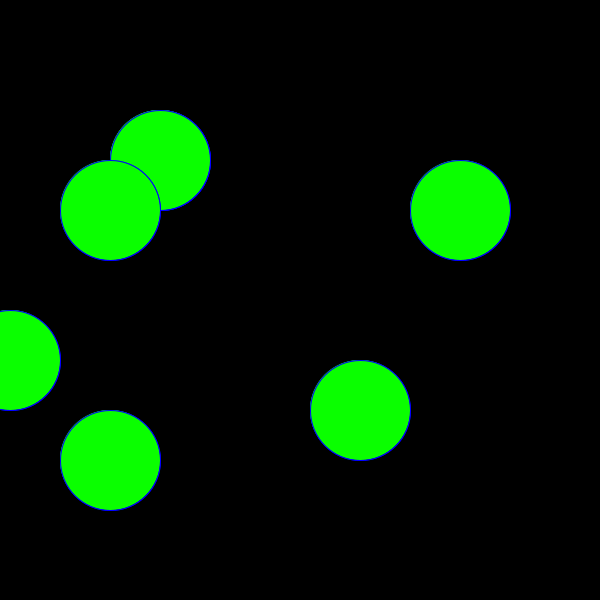
Frame 1 (no input)
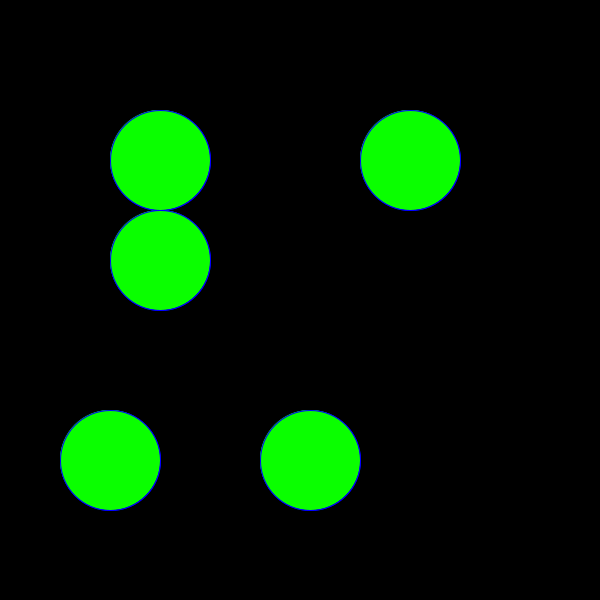
Frame 60 (the mouse pressed at the canvas centre just before this capture)
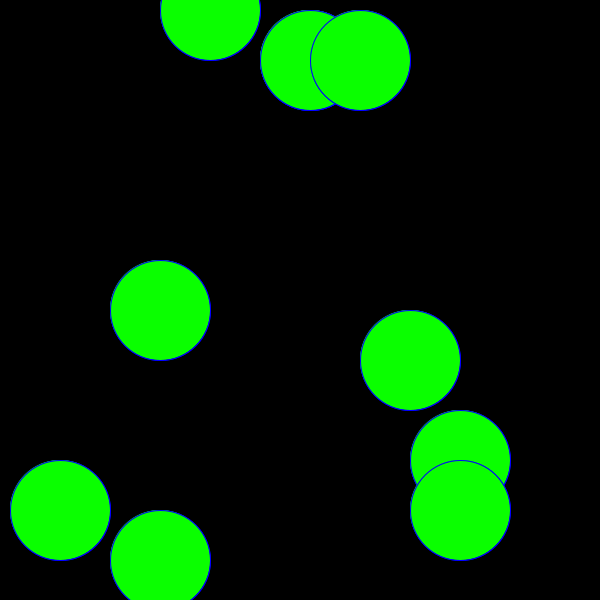
Frame 120 (the mouse held since frame 60 and released just before this capture)

The Processing sketch that drew these frames (run headless with seeded random() and noise(); from frame 60 on, the mouse is pressed at the canvas centre):

// Processing sketch: processing_8840
// ── processing_8840.pde

int[] xwaarden = new int[20];
int[] ywaarden = new int[20];

//int 
void setup ()
{ size (600,600);
  smooth();
  
  for (int i=0;i<20;i++)
  { xwaarden[i] = 50*int (random (0,10));
    ywaarden[i] = 50*int (random (0,10));
  
  }
}

void draw ()
{ background (0);
  stroke  (0,0,255);
  fill (10,255,0);

  for (int i=0;i<20;i++)
  { 
    //int xpositie = 50*int (random (0,10));
    int xpositie = 50*int (random (0,50));
    int ypositie = 50*int (random (0,50));
  
    tekenEllipse (xwaarden[i], ypositie);
  }
  


}

void tekenEllipse(int x, int y)
{ ellipse ( x+ 10, y+10, 100, 100);
  ellipse ( x+ 10, y+10, 100, 100);
  
}
